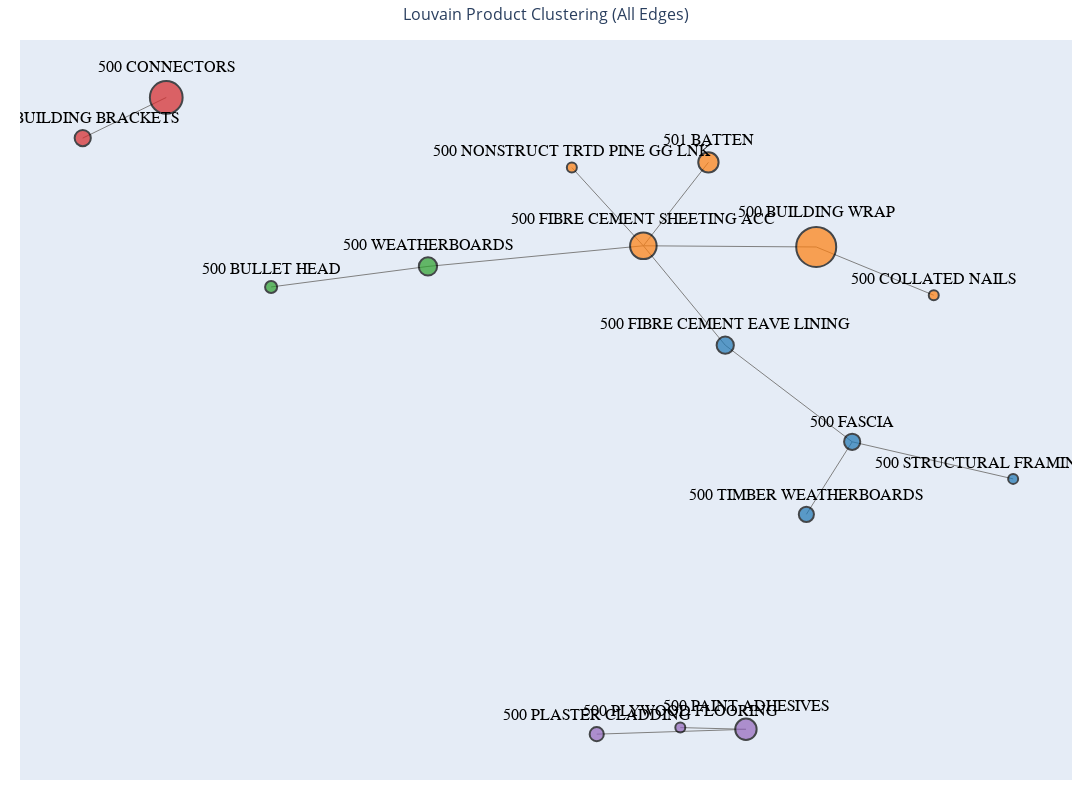

Here is the notebook cell this chart was saved with:
### Markdown cell above
## Results

### Code cell
fig.show()

### Figure 1 — Plotly figure (JSON) as saved in the notebook; plotly's stock layout.template omitted (floating-point values rounded to 4 significant figures)
{"data": [{"hoverinfo": "none", "line": {"color": "gray", "width": 1}, "mode": "lines", "type": "scatter", "x": [0.1397, 0.02254, null, 0.1397, 0.3213, null, 0.02254, 0.2699, null, 0.02254, 0.1156, null, 0.02254, -0.07976, null, 0.02254, -0.2856, null, -0.2856, -0.5101, null, 0.2699, 0.4381, null, 0.1693, -0.04417, null, 0.1693, 0.07541, null, 0.3213, 0.2558, null, 0.3213, 0.5516, null, -0.6601, -0.7796, null], "y": [0.06044, 0.3315, null, 0.06044, -0.2029, null, 0.3315, 0.3283, null, 0.3315, 0.559, null, 0.3315, 0.5448, null, 0.3315, 0.2753, null, 0.2753, 0.2193, null, 0.3283, 0.1967, null, -0.9867, -1, null, -0.9867, -0.9821, null, -0.2029, -0.4006, null, -0.2029, -0.304, null, 0.7359, 0.6251, null]}, {"hoverinfo": "text", "marker": {"color": ["#1f77b4", "#ff7f0e", "#2ca02c", "#2ca02c", "#ff7f0e", "#ff7f0e", "#9467bd", "#9467bd", "#ff7f0e", "#9467bd", "#1f77b4", "#1f77b4", "#d62728", "#d62728", "#ff7f0e", "#1f77b4"], "line": {"color": "black", "width": 2}, "size": [17.24, 26.55, 18.28, 12.07, 40, 20.34, 21.38, 14.14, 10, 10, 16.21, 15.17, 32.76, 16.21, 10, 10]}, "mode": "markers+text", "text": ["500 FIBRE CEMENT EAVE LINING", "500 FIBRE CEMENT SHEETING ACC", "500 WEATHERBOARDS", "500 BULLET HEAD", "500 BUILDING WRAP", "501 BATTEN", "500 PAINT ADHESIVES", "500 PLASTER CLADDING", "500 NONSTRUCT TRTD PINE GG LNK", "500 PLYWOOD FLOORING", "500 FASCIA", "500 TIMBER WEATHERBOARDS", "500 CONNECTORS", "500 BUILDING BRACKETS", "500 COLLATED NAILS", "500 STRUCTURAL FRAMING H3 2 KD"], "textfont": {"color": "black", "family": "Arial", "size": 16}, "textposition": "top center", "type": "scatter", "x": [0.1397, 0.02254, -0.2856, -0.5101, 0.2699, 0.1156, 0.1693, -0.04417, -0.07976, 0.07541, 0.3213, 0.2558, -0.6601, -0.7796, 0.4381, 0.5516], "y": [0.06044, 0.3315, 0.2753, 0.2193, 0.3283, 0.559, -0.9867, -1, 0.5448, -0.9821, -0.2029, -0.4006, 0.7359, 0.6251, 0.1967, -0.304]}], "layout": {"height": 800, "hovermode": "closest", "margin": {"b": 20, "l": 20, "r": 20, "t": 40}, "showlegend": false, "title": {"font": {"size": 16}, "text": "Louvain Product Clustering (All Edges)", "x": 0.5}, "width": 1200, "xaxis": {"showgrid": false, "showticklabels": false, "zeroline": false}, "yaxis": {"showgrid": false, "showticklabels": false, "zeroline": false}}}
